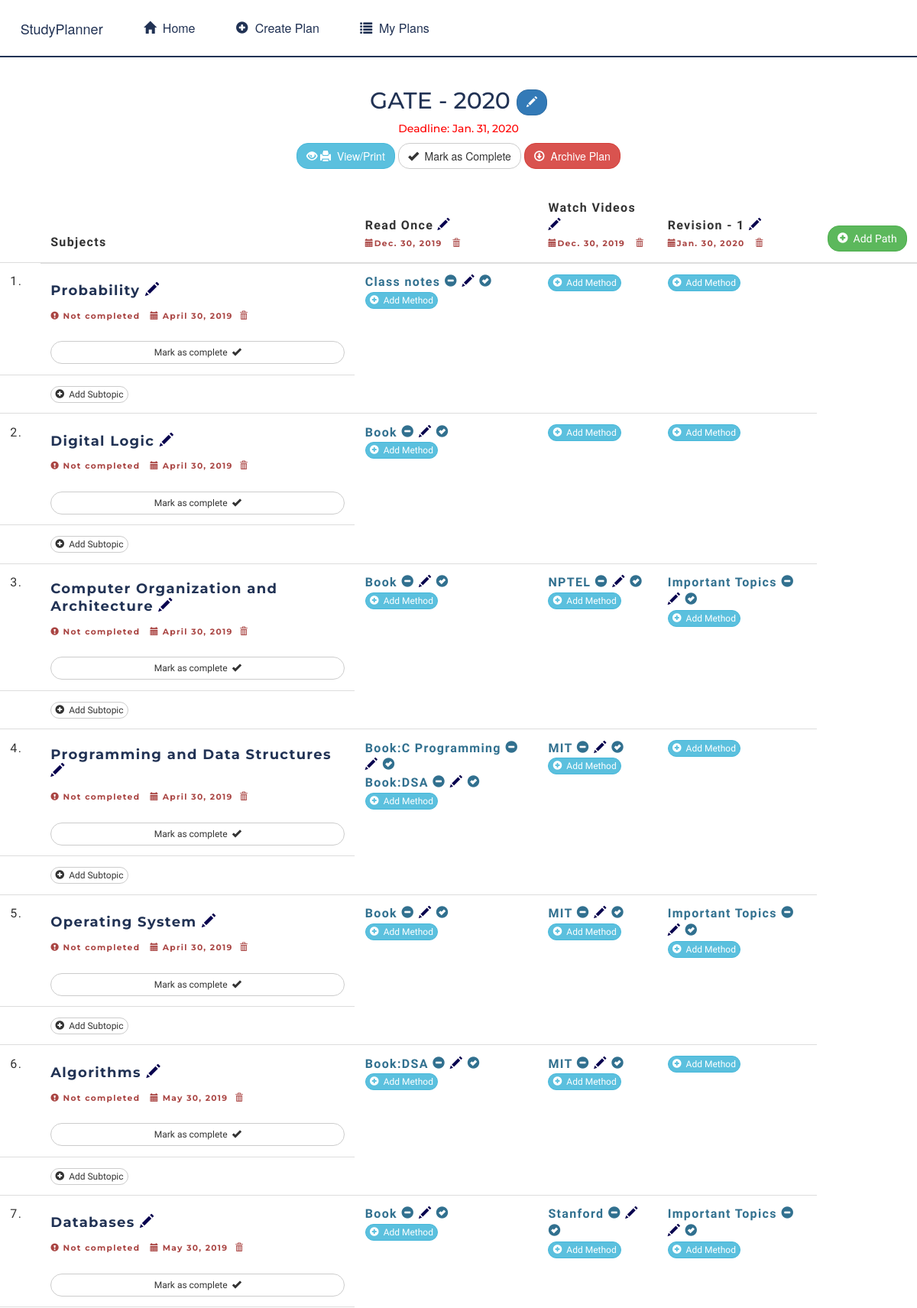
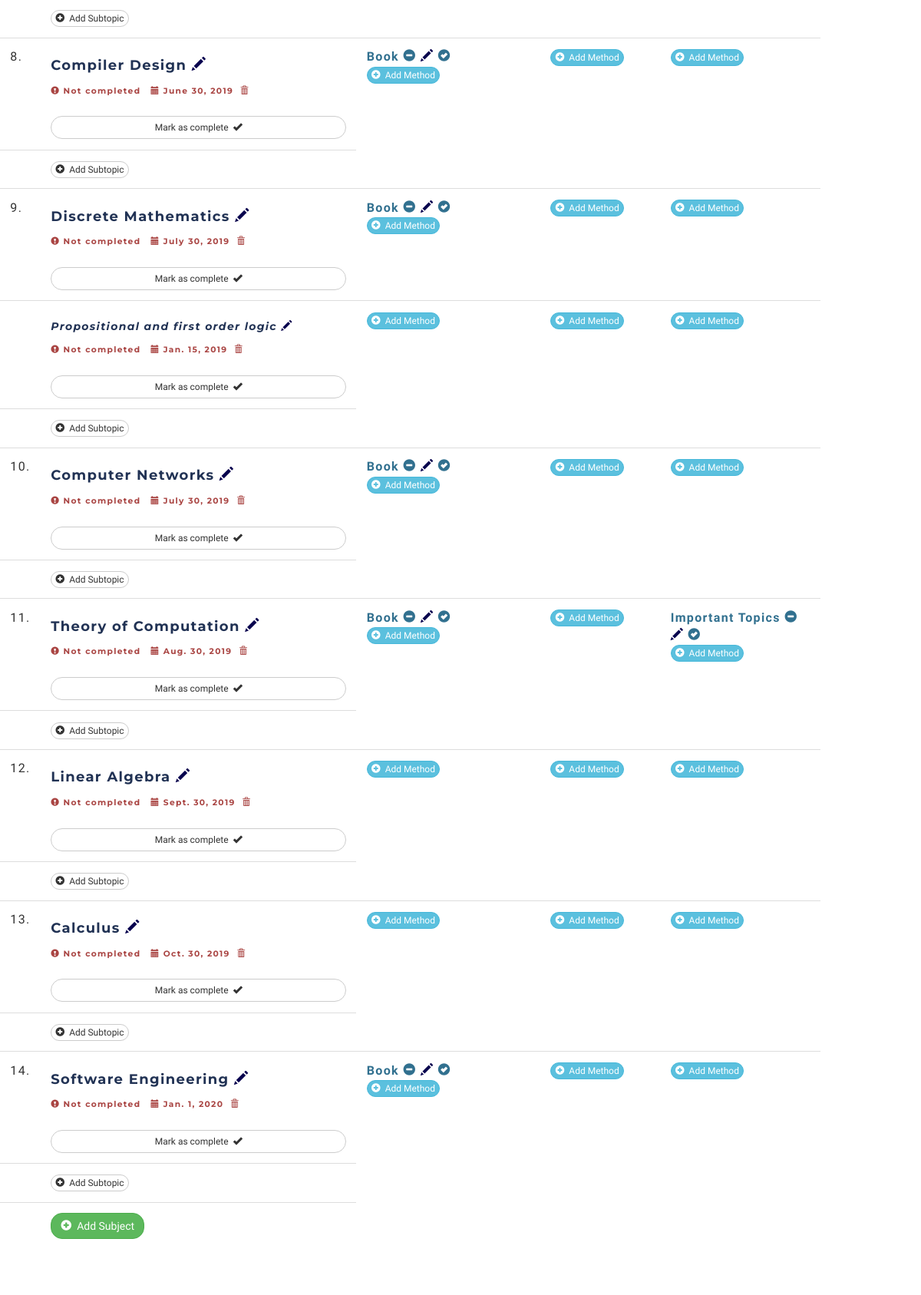
The page /planner/plan-detail/7/ (upper part) on the database its author committed (2 pictures, top to bottom).
### studyplanner/models.py (models this page shows, shortened)
class Plan(models.Model):
	name = models.CharField(max_length=100,null=False,blank=False)
	is_completed = models.BooleanField(default=False)
	description = models.TextField(default='')
	deadline = models.DateField(default=datetime.date.today)
	completed_subjects = models.IntegerField(default=0)
	completed_paths = models.IntegerField(default=0)
	completed_on = models.DateField(default=datetime.date.today)
	archived = models.BooleanField(default=False)
	class Meta:
		ordering = ['is_completed']

class Path(models.Model):
	name = models.CharField(max_length=500,null=False,blank=False)
	plan = models.ForeignKey(Plan, on_delete=models.CASCADE, null=True)
	description = models.TextField(default='')
	is_completed = models.BooleanField(default=False)
	deadline = models.DateField(default=datetime.date.today)
	completed_methods = models.IntegerField(default=0)
	completed_on = models.DateField(default=datetime.date.today)
	class Meta:
		ordering = ['is_completed']

class Subject(models.Model):
	name = models.CharField(max_length=500,null=False,blank=False)
	plan = models.ForeignKey(Plan, on_delete=models.CASCADE, null=False)
	description = models.TextField(default='')
	is_completed = models.BooleanField(default=False)
	deadline = models.DateField(default=datetime.date.today)
	completed_subtopics = models.IntegerField(default=0)
	completed_methods = models.IntegerField(default=0)
	completed_on = models.DateField(default=datetime.date.today)
	class Meta:
		ordering = ['is_completed','deadline']

class Method(models.Model):
	name = models.CharField(max_length=100,null=False,blank=False)
	path = models.ForeignKey(Path, on_delete=models.CASCADE,null=True)
	subject = models.ForeignKey(Subject, on_delete=models.CASCADE,null=True,blank=True)
	subtopic = models.ForeignKey(Subtopic, on_delete=models.CASCADE,null=True,blank=True)
	description = models.TextField(default='')
	is_completed = models.BooleanField(default=False)
	deadline = models.DateField(default=datetime.date.today)
	completed_on = models.DateField(default=datetime.date.today)
	class Meta:
		ordering = ['is_completed','deadline']

class Subtopic(models.Model):
	name = models.CharField(max_length=500,null=False,blank=False)
	subject = models.ForeignKey(Subject, on_delete=models.CASCADE, null=False)
	description = models.TextField(default='')
	is_completed = models.BooleanField(default=False)
	deadline = models.DateField(default=datetime.date.today)
	completed_methods = models.IntegerField(default=0)
	completed_on = models.DateField(default=datetime.date.today)
	class Meta:
		ordering = ['is_completed','deadline']

### studyplanner/views.py (the view)
# urls.py: url(r'^plan-detail/(?P<pk>\d+)/$', views.plan_detail, name='plan-detail'),
def plan_detail(request,pk):
	plan = get_object_or_404(Plan, pk=pk)
	paths = Path.objects.filter(plan=plan)
	if plan.archived:
		messages.error(request, "Plan doesn't exist")
		return redirect('home')
	subject_form = SubjectForm()
	subtopic_form = SubtopicForm()
	path_form = PathForm()
	method_form = MethodForm()
	return render(request, 'studyplanner/plan_detail.html', {'plan':plan,'paths':paths,'subject_form':subject_form,'subtopic_form':subtopic_form,'path_form':path_form,'method_form':method_form})

### studyplanner/templates/studyplanner/plan_detail.html (shortened to what this page needs)
{% extends 'studyplanner/base.html' %}
{% block content %}
	<div class="container-fluid">
		<div class="panels">
			<h2 class="text-center pageTitle">
				{{ plan.name }}
			{% if not plan.is_completed %}
				<a href="{% url 'studyplanner:edit-plan' pk=plan.pk %}" title="Edit Plan details">
					<button class="btn btn-primary"><span class="glyphicon glyphicon-pencil"></span></button>
				</a>
			{% endif %}
			</h2>
			{% if not plan.is_completed %}
				<h5 class="text-center pageTitle" style="color: red;">Deadline: {{ plan.deadline }}</h5>
			{% else %}
				<h5 class="text-center pageTitle" style="color: green;">Completed</h5>
			{% endif %}
			<div class="text-center">
				<a href="{% url 'studyplanner:print-plan' pk=plan.pk %}">
					<button class="btn btn-info"><span class="glyphicon glyphicon-eye-open"></span>&nbsp;<span class="glyphicon glyphicon-print"></span>&nbsp; View/Print</button>
				</a>
			{% if not plan.is_completed %}
				<a href="{% url 'studyplanner:complete-plan' pk=plan.pk %}">
					<button class="btn btn-default completePlan"><span class="glyphicon glyphicon-ok"></span>&nbsp; Mark as Complete</button>
				</a>
			{% else %}
				<button class="btn btn-default completedPlan"><span class="glyphicon glyphicon-ok"></span>&nbsp; Completed</button>
			{% endif %}
				<a href="{% url 'studyplanner:archive-plan' pk=plan.pk %}">
					<button class="btn btn-danger"><span class="glyphicon glyphicon-download"></span>&nbsp; Archive Plan</button>
				</a>
			</div>
			<div class="row">
				<div class="table-responsive dataTable">
					<table class="table">
						<thead>
							<tr>
								<td></td>
								<th>Subjects</th>
									{% for path in paths %}
										<th>
											<span class="pathName" title="{{ path.description }}">{{ path.name }}</span>
										{% if not plan.is_completed %}
											<a href="{% url 'studyplanner:edit-path' pk=path.pk %}"><span class="glyphicon glyphicon-pencil itemEditBtn" title="Edit Path details"></span></a>
										{% endif %}
											<br>
											{% if path.is_completed %}
												<span class="text-success contentfooter"><span class="glyphicon glyphicon-ok-sign"></span>&nbsp;Completed</span>
											{% else %}
												<span class="text-danger contentfooter">
													<span class="glyphicon glyphicon-calendar"></span>{{path.deadline }}
												{% if not plan.is_completed %}
													<span class="glyphicon glyphicon-trash removeItemBtn" title="Remove Item" onclick="openActionModal('path','remove','{{ path.name }}','{{ path.pk }}')"></span>
												{% endif %}
												</span>
											{% endif %}
										</th>
									{% endfor %}
							{% if not plan.is_completed %}
								<th>
									<button onclick="openFormModal('path','{{ plan.pk }}')" class="btn btn-success">
										<span class="glyphicon glyphicon-plus-sign"></span>&nbsp; Add Path
									</button>
								</th>
							{% endif %}
							</tr>
						</thead>
						<tbody>
							{% for subject in plan.subject_set.all %}
								<tr>
									<td>
										<span>{{ forloop.counter }}.</span>
									</td>
									<th>
										<span>
											<h4 class="pageTitle"><b>
												<span class="subjectName" title="{{ subject.description }}">{{ subject.name }}</span>
											{% if not subject.is_completed and not plan.is_completed %}
												<a href="{% url 'studyplanner:edit-subject' pk=subject.pk %}"><span class="glyphicon glyphicon-pencil itemEditBtn" title="Edit Subject details"></span></a>
											{% endif %}
											</b></h4>
											{% if subject.is_completed %}
												<span class="text-success contentfooter"><span class="glyphicon glyphicon-ok-sign"></span>&nbsp;Completed</span>
											{% else %}
												<span class="text-danger contentfooter">
													<span class="glyphicon glyphicon-exclamation-sign"></span>&nbsp;Not completed
													&nbsp;
													<span class="glyphicon glyphicon-calendar"></span>&nbsp;{{ subject.deadline }}
												{% if not plan.is_completed %}
													&nbsp;<span class="glyphicon glyphicon-trash removeItemBtn" title="Remove Item" onclick="openActionModal('subject','remove','{{ subject.name }}','{{ subject.pk }}')"></span>
												{% endif %}
												</span>
												{% if not plan.is_completed %}
												<span class="itemComplete">
													<br><button class="btn btn-sm btn-default" onclick="openActionModal('subject','markComplete','{{ subject.name }}','{{ subject.pk }}')">Mark as complete&nbsp; <span class="glyphicon glyphicon-ok"></span></button>
												</span>
												{% endif %}
											{% endif %}
										</span>
									</th>
								{% for path in paths %}
									<th>
										{% for method in subject.method_set.all %}
											{% if method.path == path %}
												<span class="text-{% if method.is_completed %}success{% else %}info{%endif%} text-xs">
													<span class="methodName" title="{{method.description}}">{{ method.name }}</span>
													{% if not method.is_completed and not subject.is_completed and not plan.is_completed %}
														<span class="glyphicon glyphicon-minus-sign removeItemBtn" title="Remove Item" onclick="openActionModal('subjectMethod','remove','{{ method.name }}','{{ method.pk }}')"></span>
														<a href="{% url 'studyplanner:edit-method' pk=method.pk %}"><span class="glyphicon glyphicon-pencil itemEditBtn" title="Edit Method details"></span></a>
														<span class="glyphicon glyphicon-ok-sign methodCompleteBtn" title="Mark as completed" onclick="openActionModal('subjectMethod','markComplete','{{ method.name }}','{{ method.pk }}','sb')"></span>
													{% else %}
														{% if method.is_completed %}
														<span class="glyphicon glyphicon-ok-sign"></span>
														{% endif %}
													{% endif %}
												</span>
												<br>
											{% endif %}
										{% endfor %}
										{% if not subject.is_completed and not plan.is_completed %}
											<button onclick="openFormModal('subjectMethod','{{ subject.pk }}','{{ path.pk }}','sb')" class="btn btn-info btn-xs">
												<span class="glyphicon glyphicon-plus-sign"></span>&nbsp; Add Method
											</button>
										{% endif %}
									</th>
								{% endfor %}
								</tr>
								{% for subtopic in subject.subtopic_set.all %}
									<tr>
										<td></td>
										<td>
											<h5 class="pageTitle"><i>
												<b class="subtopicName" title="{{ subtopic.description }}">{{ subtopic.name }}</b>
												{% if not subtopic.is_completed and not subtopic.subject.is_completed and not plan.is_completed %}
													<a href="{% url 'studyplanner:edit-subtopic' pk=subtopic.pk %}"><span class="glyphicon glyphicon-pencil itemEditBtn" title="Edit Subtopic details"></span></a>
												{% endif %}
											</i></h5>
											{% if subtopic.is_completed %}
												<span class="text-success contentfooter"><span class="glyphicon glyphicon-ok-sign"></span>&nbsp;Completed</span>
											{% else %}
												<span class="text-danger contentfooter">
												<b>
													<span class="glyphicon glyphicon-exclamation-sign"></span>&nbsp;Not completed
													&nbsp; <span class="glyphicon glyphicon-calendar"></span>&nbsp;{{ subtopic.deadline }}
												{% if not subtopic.subject.is_completed and not plan.is_completed  %}
													&nbsp;<span class="glyphicon glyphicon-trash removeItemBtn" title="Remove Item" onclick="openActionModal('subtopic','remove','{{ subtopic.name }}','{{ subtopic.pk }}')"></span>
												{% endif %}
												</b>
												</span>
												{% if not subtopic.subject.is_completed and not plan.is_completed  %}
													<span class="itemComplete">
														<br><button class="btn btn-sm btn-default" onclick="openActionModal('subtopic','markComplete','{{ subtopic.name }}','{{ subtopic.pk }}')">Mark as complete&nbsp; <span class="glyphicon glyphicon-ok"></span></button>
													</span>
												{% endif %}
											{% endif %}
										</td>
									{% for path in paths %}
										<td>
											{% if not subtopic.is_completed and not subtopic.subject.is_completed and not plan.is_completed  %}
												<button onclick="openFormModal('subtopicMethod','{{ subtopic.pk }}','{{ path.pk }}','st')" class="btn btn-info btn-xs">
													<span class="glyphicon glyphicon-plus-sign"></span>&nbsp; Add Method
												</button>
											{% endif %}
										</td>
									{% endfor %}
									</tr>
								{% endfor %}
							{% if not subject.is_completed and not plan.is_completed %}
								<tr>
									<td></td>
									<td>
										<button onclick="openFormModal('subtopic','{{ subject.pk }}')" class="btn btn-default btn-xs">
											<span class="glyphicon glyphicon-plus-sign"></span>&nbsp; Add Subtopic
										</button>
									</td>
								</tr>
							{% endif %}
							{% endfor %}
						{% if not plan.is_completed %}
							<tr>
								<td></td>
								<td>
									<button onclick="openFormModal('subject','{{ plan.pk }}')" class="btn btn-success">
										<span class="glyphicon glyphicon-plus-sign"></span>&nbsp; Add Subject
									</button>
								</td>
							</tr>
						{% endif %}
						</tbody>
					</table>
				</div>
			</div>
		</div>
	</div>
{% endblock %}

### studyplanner/static/studyplanner/css/base.css (style rules this page uses)
.pageTitle { -webkit-print-color-adjust: exact; color-adjust: exact; font-family: 'Montserrat', sans-serif; color: #213254; }
.btn { border-radius: 15px; }

### studyplanner/static/studyplanner/css/table.css (style rules this page uses)
.dataTable { margin-top: 20pt; }
table { font-size: 12pt; font-family: 'PT Sans', sans-serif; letter-spacing: 1pt; }
table td,th,tr { padding: 10pt !important; }

### studyplanner/static/studyplanner/css/plan.css (style rules this page uses)
.contentfooter { font-family: 'Montserrat', sans-serif; font-size: 8pt; }
.itemComplete { display: grid; }
.itemEditBtn { color: #07004e; }

### rows shown on the page
Plan: name "GATE - 2020", deadline "Jan. 31, 2020"
Path: name "Read Once", deadline "Dec. 30, 2019"
Path: name "Watch Videos", deadline "Dec. 30, 2019"
Path: name "Revision - 1", deadline "Jan. 30, 2020"
Subject: name "Probability", is_completed False (drawn), deadline "April 30, 2019"
Method: name "Class notes"
Subject: name "Digital Logic", is_completed False (drawn), deadline "April 30, 2019"
Method: name "Book"
Subject: name "Computer Organization and Architecture", is_completed False (drawn), deadline "April 30, 2019"
Method: name "Book"
Method: name "NPTEL"
Method: name "Important Topics"
Subject: name "Programming and Data Structures", is_completed False (drawn), deadline "April 30, 2019"
Method: name "Book:C Programming"
Method: name "Book:DSA"
Method: name "MIT"
Subject: name "Operating System", is_completed False (drawn), deadline "April 30, 2019"
Method: name "Book"
Method: name "MIT"
Method: name "Important Topics"
Subject: name "Algorithms", is_completed False (drawn), deadline "May 30, 2019"
Method: name "Book:DSA"
Method: name "MIT"
Subject: name "Databases", is_completed False (drawn), deadline "May 30, 2019"
Method: name "Book"
Method: name "Stanford"
Method: name "Important Topics"
Subject: name "Compiler Design", is_completed False (drawn), deadline "June 30, 2019"
Method: name "Book"
Subject: name "Discrete Mathematics", is_completed False (drawn), deadline "July 30, 2019"
Method: name "Book"
Subtopic: name "Propositional and first order logic", is_completed False (drawn), deadline "Jan. 15, 2019"
Subject: name "Computer Networks", is_completed False (drawn), deadline "July 30, 2019"
Method: name "Book"
Subject: name "Theory of Computation", is_completed False (drawn), deadline "Aug. 30, 2019"
Method: name "Book"
Method: name "Important Topics"
Subject: name "Linear Algebra", is_completed False (drawn), deadline "Sept. 30, 2019"
Subject: name "Calculus", is_completed False (drawn), deadline "Oct. 30, 2019"
Subject: name "Software Engineering", is_completed False (drawn), deadline "Jan. 1, 2020"
Method: name "Book"
